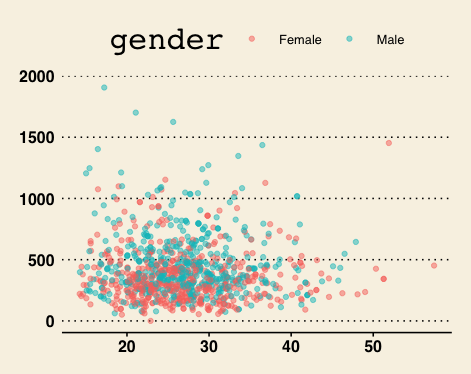

R code for this plot:
## ggplot2 -- Predefined themes

library(ggthemes)
ggplot(data=nhanes, mapping=aes(x=BMXBMI, y=DR1TFOLA, color=gender)) +
  geom_point(alpha=5/10) +
  # some beautiful themes
  theme_wsj()
